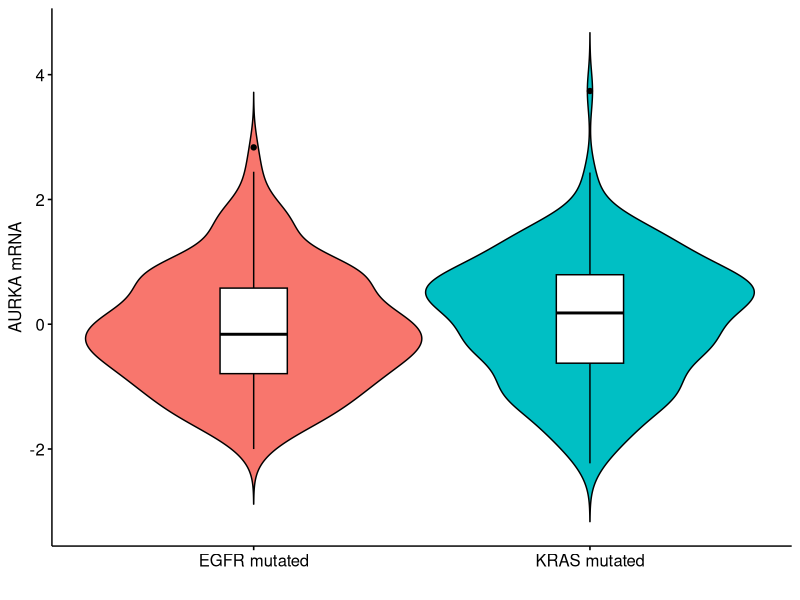
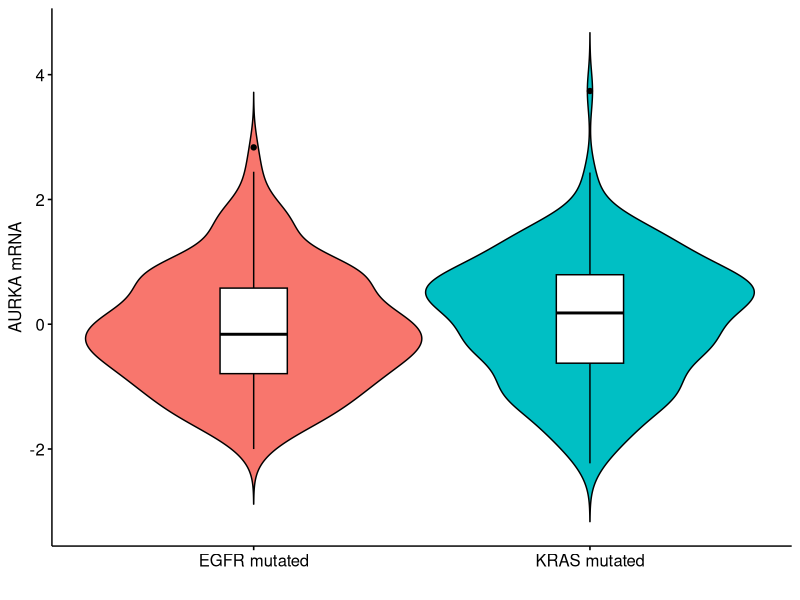

These figures' R source, in order: (Note: this script raises an error after producing the figures.)
# Attach requirement packages and setting WD -----------------------------------
packages_names <-
  c(
    "tidyverse",
    "data.table",
    "readxl",
    "reshape2",
    "rstudioapi",
    "caTools",
    "car",
    "quantmod",
    "MASS",
    "corrplot",
    "janitor",
    "nortest",
    "survminer",
    "survival",
    "broom",
    "forestplot"
  )

lapply(packages_names, require, character.only = TRUE)

setwd(dirname(getActiveDocumentContext()$path))

rename <- dplyr::rename
select <- dplyr::select
filter <- dplyr::filter
group_by <- dplyr::group_by
mutate <- dplyr::mutate


# Reading data
merged_data <-
  fread("Merged annotated data AURKA, KRAS, TP53, EGFR.csv") %>%
  as_tibble()

# Figure XA --------------------------------------------------------------------
processed_rna_data <- merged_data %>%
  filter(EGFR != KRAS) %>%
  select(AURKA_rna_exp, EGFR, KRAS) %>%
  pivot_longer(
    cols = c("EGFR", "KRAS"),
    names_to = "gene",
    values_to = "impact"
  ) %>%
  filter(impact != "WT") %>%
  select(-impact) %>%
  mutate(gene = as.factor(gene))

processed_rna_data %>%
  ggviolin(
    y = "AURKA_rna_exp",
    x = "gene",
    fill = "gene",
    add = "boxplot",
    add.params = list(fill = "white")
  ) +
  theme(legend.position = "none") +
  ylab("AURKA mRNA") +
  xlab("") +
  scale_x_discrete(labels = c("EGFR" = "EGFR mutated", "KRAS" = "KRAS mutated"))
# stat_compare_means(method = "wilcox.test",
#                    label.y = 4.5,
#                    label.x = 1.3)

ggsave(
  "Paper Figures/Fig XA.png",
  dpi = 400,
  height = 5,
  width = 5,
  units = "in"
)

# Statistics
EGFR_only_AURKA_rna_exp <-
  filter(processed_rna_data, gene == "EGFR")$AURKA_rna_exp
KRAS_only_AURKA_rna_exp <-
  filter(processed_rna_data, gene == "KRAS")$AURKA_rna_exp

# Check for normality
ad.test(EGFR_only_AURKA_rna_exp)
ad.test(KRAS_only_AURKA_rna_exp)

# Compute variance for t.test
var(EGFR_only_AURKA_rna_exp)
# 0.9
var(KRAS_only_AURKA_rna_exp)
# 1

ks.test(EGFR_only_AURKA_rna_exp, KRAS_only_AURKA_rna_exp)
t.test(EGFR_only_AURKA_rna_exp, KRAS_only_AURKA_rna_exp)


# Figure XB --------------------------------------------------------------------
processed_cna_data <- merged_data %>%
  filter(EGFR != KRAS, !is.na(AURKA_CNA_log2)) %>%
  select(AURKA_CNA_log2, EGFR, KRAS) %>%
  pivot_longer(
    cols = c("EGFR", "KRAS"),
    names_to = "gene",
    values_to = "impact"
  ) %>%
  filter(impact != "WT") %>%
  select(-impact) %>%
  mutate(gene = as.factor(gene))

processed_cna_data %>%
  ggviolin(
    y = "AURKA_CNA_log2",
    x = "gene",
    fill = "gene",
    add = "boxplot",
    add.params = list(fill = "white")
  ) +
  theme(legend.position = "none") +
  stat_compare_means(method = "wilcox.test",
                     label.y = 4.5,
                     label.x = 1.3)

ggsave(
  "Paper Figures/Fig XB.png",
  dpi = 400,
  height = 5,
  width = 5,
  units = "in"
)

# Statistics
EGFR_only_AURKA_CNA_log2 <-
  filter(processed_cna_data, gene == "EGFR")$AURKA_CNA_log2
KRAS_only_AURKA_CNA_log2 <-
  filter(processed_cna_data, gene == "KRAS")$AURKA_CNA_log2

# Check for normality
ad.test(EGFR_only_AURKA_CNA_log2)
ad.test(KRAS_only_AURKA_CNA_log2)

# Compute variance for t.test
var(EGFR_only_AURKA_CNA_log2)
# 0.276
var(KRAS_only_AURKA_CNA_log2)
# 0.164

ks.test(EGFR_only_AURKA_CNA_log2, KRAS_only_AURKA_CNA_log2)
t.test(EGFR_only_AURKA_CNA_log2, KRAS_only_AURKA_CNA_log2)


# Figure XC --------------------------------------------------------------------
processed_rna_data_tp53 <- merged_data %>%
  filter(EGFR != KRAS) %>%
  select(EGFR, TP53, KRAS, AURKA_rna_exp) %>%
  mutate(
    EGFR_only = ifelse(EGFR == "ALT" & KRAS == "WT", "ALT", "WT"),
    KRAS_only = ifelse(KRAS == "ALT" & EGFR == "WT", "ALT", "WT"),
    across(
      !AURKA_rna_exp,
      .fns = function(x) {
        as.factor(x)
      }
    )
  ) %>%
  pivot_longer(cols = contains("only"),
               names_to = "subgroup",
               values_to = "alteration") %>%
  filter(!alteration == "WT")

# processed_rna_data_tp53 %>%
#   ggplot(aes(
#     y = AURKA_rna_exp,
#     fill = subgroup,
#     x = subgroup,
#     col = TP53
#   )) +
#   geom_violin(show.legend = F) +
#   geom_boxplot(width = .2, position = position_dodge(.9)) +
#   scale_color_manual(values = c("ALT" = "gray80", "WT" = "black")) +
#   theme_classic()

my_comparisons <- list(c("EGFR_only", "KRAS_only"))

processed_rna_data_tp53 %>%
  ggviolin(
    y = "AURKA_rna_exp",
    x = "subgroup",
    col = "TP53",
    fill = "subgroup",
    add = "boxplot",
    add.params = list(fill = "white")
  ) +
  theme(legend.position = "top") +
  # stat_compare_means(
  #   method = "wilcox.test",
  #   label.y = 4.5,
  #   label.x = 1.3,
  #   paired = T
  # ) +
  scale_color_manual(values = c("ALT" = "gray80", "WT" = "black")) +
  ylab("AURKA mRNA") +
  xlab("") +
  scale_x_discrete(labels = c("EGFR_only" = "EGFR mutated", "KRAS_only" = "KRAS mutated"))

ggsave(
  "Paper Figures/Fig XC.png",
  dpi = 400,
  height = 5,
  width = 5,
  units = "in"
)

# Statistics
EGFR_only_TP53_mut_AURKA_rna_exp <-
  filter(processed_rna_data_tp53, EGFR == "ALT", TP53 == "ALT")$AURKA_rna_exp
EGFR_only_TP53_wt_AURKA_rna_exp <-
  filter(processed_rna_data_tp53, EGFR == "ALT", TP53 == "WT")$AURKA_rna_exp

KRAS_only_TP53_mut_AURKA_rna_exp <-
  filter(processed_rna_data_tp53, KRAS == "ALT", TP53 == "ALT")$AURKA_rna_exp
KRAS_only_TP53_wt_AURKA_rna_exp <-
  filter(processed_rna_data_tp53, KRAS == "ALT", TP53 == "WT")$AURKA_rna_exp


# Check for normality
ad.test(EGFR_only_TP53_mut_AURKA_rna_exp)
ad.test(EGFR_only_TP53_wt_AURKA_rna_exp)
ad.test(KRAS_only_TP53_mut_AURKA_rna_exp)
ad.test(KRAS_only_TP53_wt_AURKA_rna_exp)

# Compute variance for t.test
var(EGFR_only_TP53_mut_AURKA_rna_exp)
# 0.88
var(EGFR_only_TP53_wt_AURKA_rna_exp)
# 0.71
var(KRAS_only_TP53_mut_AURKA_rna_exp)
# 0.73
var(KRAS_only_TP53_wt_AURKA_rna_exp)
# 1.03

ks.test(EGFR_only_TP53_mut_AURKA_rna_exp,
        EGFR_only_TP53_wt_AURKA_rna_exp)
ks.test(EGFR_only_TP53_wt_AURKA_rna_exp,
        KRAS_only_TP53_wt_AURKA_rna_exp)
ks.test(KRAS_only_TP53_mut_AURKA_rna_exp,
        KRAS_only_TP53_wt_AURKA_rna_exp)
ks.test(EGFR_only_TP53_mut_AURKA_rna_exp,
        KRAS_only_TP53_mut_AURKA_rna_exp)

t.test(EGFR_only_TP53_mut_AURKA_rna_exp,
       EGFR_only_TP53_wt_AURKA_rna_exp)
t.test(EGFR_only_TP53_wt_AURKA_rna_exp,
       KRAS_only_TP53_wt_AURKA_rna_exp)
t.test(KRAS_only_TP53_mut_AURKA_rna_exp,
       KRAS_only_TP53_wt_AURKA_rna_exp)
t.test(EGFR_only_TP53_mut_AURKA_rna_exp,
       KRAS_only_TP53_mut_AURKA_rna_exp)


# Figure XD -----------------------------------------------------------------------
processed_rna_os_data <- merged_data %>%
  filter(EGFR != KRAS) %>%
  select(AURKA_rna_exp, EGFR, KRAS, TP53, os_months, os_status) %>%
  pivot_longer(
    cols = c("EGFR", "KRAS"),
    names_to = "gene",
    values_to = "impact"
  ) %>%
  filter(impact != "WT", !is.na(os_months)) %>%
  select(-impact) %>%
  mutate(os_status = as.numeric(str_remove(os_status, ":.+")))

survfit(
  Surv(time = os_months, os_status) ~ AURKA_rna_exp,
  data = filter(processed_rna_os_data, gene == "EGFR")
)


get_cox_statistics <- function(input_data) {
  coxph(Surv(time = os_months, os_status) ~ AURKA_rna_exp, data = input_data) %>%
    tidy(conf.int = T) %>%
    return()
}

filter(processed_rna_os_data, gene == "EGFR", TP53 == "ALT") %>%
  get_cox_statistics()
filter(processed_rna_os_data, gene == "EGFR", TP53 == "WT") %>%
  get_cox_statistics()
filter(processed_rna_os_data, gene == "KRAS", TP53 == "ALT") %>%
  get_cox_statistics()
filter(processed_rna_os_data, gene == "KRAS", TP53 == "WT") %>%
  get_cox_statistics()


# surv_data_EGFR <-
#   survival::Surv(time = filter(processed_rna_os_data, gene == "EGFR")$os_months, filter(processed_rna_os_data, gene == "EGFR")$os_status) ~ filter(processed_rna_os_data, gene == "EGFR")$AURKA_rna_exp)
#
# surv_data_KRAS <-
#   survival::Surv(time = os_months, os_status) ~ AURKA_rna_exp, data = filter(processed_rna_os_data, gene == "KRAS"))

egfr_data_fit <-
  surv_fit(Surv(time = os_months, os_status) ~ TP53, data = egfr_data)
kras_data_fit <-
  surv_fit(Surv(time = os_months, os_status) ~ TP53, data = kras_data)

ggsurvplot(
  egfr_data_fit,
  # survfit object with calculated statistics.
  data = egfr_data,
  risk.table = T,
  # data used to fit survival curves.
  pval = T,
  # show p-value of log-rank test.
  conf.int = TRUE,
  # show confidence intervals for
  # point estimates of survival curves.
  xlim = c(0, 150),
  # present narrower X axis, but not affect
  # survival estimates.
  xlab = "Time in months",
  # customize X axis label.
  break.time.by = 50,
  # break X axis in time intervals by 500.
  ggtheme = theme_light() # customize plot and risk table with a theme.
  # in legend of risk table
)

ggsurvplot(
  kras_data_fit,
  # survfit object with calculated statistics.
  data = egfr_data,
  risk.table = T,
  # data used to fit survival curves.
  pval = T,
  # show p-value of log-rank test.
  conf.int = TRUE,
  # show confidence intervals for
  # point estimates of survival curves.
  xlim = c(0, 150),
  # present narrower X axis, but not affect
  # survival estimates.
  xlab = "Time in months",
  # customize X axis label.
  break.time.by = 50,
  # break X axis in time intervals by 500.
  ggtheme = theme_light() # customize plot and risk table with a theme.
  # in legend of risk table
)


# Figure XA EGFR version -------------------------------------------------------
processed_rna_data <- merged_data %>%
  filter(EGFR != KRAS) %>%
  select(EGFR_rna_exp, EGFR, KRAS) %>%
  pivot_longer(
    cols = c("EGFR", "KRAS"),
    names_to = "gene",
    values_to = "impact"
  ) %>%
  filter(impact != "WT") %>%
  select(-impact) %>%
  mutate(gene = as.factor(gene))

processed_rna_data %>%
  ggviolin(
    y = "EGFR_rna_exp",
    x = "gene",
    fill = "gene",
    add = "boxplot",
    add.params = list(fill = "white")
  ) +
  theme(legend.position = "none") +
  ylab("EGFR mRNA") +
  xlab("") +
  scale_x_discrete(labels = c("EGFR" = "EGFR mutated", "KRAS" = "KRAS mutated"))
# stat_compare_means(method = "wilcox.test",
#                    label.y = 4.5,
#                    label.x = 1.3)

ggsave(
  "Paper Figures/Fig XA EGFR.png",
  dpi = 400,
  height = 5,
  width = 5,
  units = "in"
)

# Statistics
EGFR_only_EGFR_rna_exp <-
  filter(processed_rna_data, gene == "EGFR")$EGFR_rna_exp
KRAS_only_EGFR_rna_exp <-
  filter(processed_rna_data, gene == "KRAS")$EGFR_rna_exp

# Check for normality
ad.test(EGFR_only_EGFR_rna_exp)
ad.test(KRAS_only_EGFR_rna_exp)

# Compute variance for t.test
var(EGFR_only_EGFR_rna_exp)
# 0.9
var(KRAS_only_EGFR_rna_exp)
# 1

ks.test(EGFR_only_EGFR_rna_exp, KRAS_only_EGFR_rna_exp)
t.test(EGFR_only_EGFR_rna_exp, KRAS_only_EGFR_rna_exp)

# Figure XA EGFR protein level -------------------------------------------------
processed_protein_data <- merged_data %>%
  filter(EGFR != KRAS) %>%
  select(EGFR_protein_exp, EGFR, KRAS) %>%
  pivot_longer(
    cols = c("EGFR", "KRAS"),
    names_to = "gene",
    values_to = "impact"
  ) %>%
  filter(impact != "WT") %>%
  select(-impact) %>%
  mutate(gene = as.factor(gene))

processed_protein_data %>%
  ggviolin(
    y = "EGFR_protein_exp",
    x = "gene",
    fill = "gene",
    add = "boxplot",
    add.params = list(fill = "white")
  ) +
  theme(legend.position = "none") +
  ylab("EGFR protein") +
  xlab("") +
  scale_x_discrete(labels = c("EGFR" = "EGFR mutated", "KRAS" = "KRAS mutated"))
# stat_compare_means(method = "wilcox.test",
#                    label.y = 4.5,
#                    label.x = 1.3)

ggsave(
  "Paper Figures/Fig XA EGFR protein level.png",
  dpi = 400,
  height = 5,
  width = 5,
  units = "in"
)

# Statistics
EGFR_only_EGFR_protein_exp <-
  filter(processed_protein_data, gene == "EGFR")$EGFR_protein_exp
KRAS_only_EGFR_protein_exp <-
  filter(processed_protein_data, gene == "KRAS")$EGFR_protein_exp

# Check for normality
ad.test(EGFR_only_EGFR_protein_exp)
ad.test(KRAS_only_EGFR_protein_exp)

# Compute variance for t.test
var(EGFR_only_EGFR_protein_exp, na.rm = T)
# 0.9
var(KRAS_only_EGFR_protein_exp, na.rm = T)
# 1

ks.test(EGFR_only_EGFR_protein_exp, KRAS_only_EGFR_protein_exp)
t.test(EGFR_only_EGFR_protein_exp, KRAS_only_EGFR_protein_exp)

processed_cna_data <- merged_data %>%
  filter(EGFR != KRAS, !is.na(AURKA_CNA_log2)) %>%
  select(AURKA_CNA_log2, EGFR, KRAS) %>%
  pivot_longer(
    cols = c("EGFR", "KRAS"),
    names_to = "gene",
    values_to = "impact"
  ) %>%
  filter(impact != "WT") %>%
  select(-impact) %>%
  mutate(gene = as.factor(gene))

processed_cna_data %>%
  ggviolin(
    y = "AURKA_CNA_log2",
    x = "gene",
    fill = "gene",
    add = "boxplot",
    add.params = list(fill = "white")
  ) +
  theme(legend.position = "none") +
  stat_compare_means(method = "wilcox.test",
                     label.y = 4.5,
                     label.x = 1.3)

ggsave(
  "Paper Figures/Fig XB.png",
  dpi = 400,
  height = 5,
  width = 5,
  units = "in"
)

# Statistics
EGFR_only_AURKA_CNA_log2 <-
  filter(processed_cna_data, gene == "EGFR")$AURKA_CNA_log2
KRAS_only_AURKA_CNA_log2 <-
  filter(processed_cna_data, gene == "KRAS")$AURKA_CNA_log2

# Check for normality
ad.test(EGFR_only_AURKA_CNA_log2)
ad.test(KRAS_only_AURKA_CNA_log2)

# Compute variance for t.test
var(EGFR_only_AURKA_CNA_log2)
# 0.276
var(KRAS_only_AURKA_CNA_log2)
# 0.164

ks.test(EGFR_only_AURKA_CNA_log2, KRAS_only_AURKA_CNA_log2)
t.test(EGFR_only_AURKA_CNA_log2, KRAS_only_AURKA_CNA_log2)
# Figure XB alternative --------------------------------------------------------
processed_cna_data_discrete <- merged_data %>%
  filter(EGFR != KRAS, !is.na(AURKA_cna)) %>%
  select(AURKA_cna, EGFR, KRAS) %>%
  pivot_longer(
    cols = c("EGFR", "KRAS"),
    names_to = "gene",
    values_to = "impact"
  ) %>%
  filter(impact != "WT") %>%
  select(-impact) %>%
  mutate(gene = as.factor(gene),
         AURKA_cna = as.factor(AURKA_cna)) %>%
  group_by(AURKA_cna, gene) %>%
  summarise(count = n()) %>%
  mutate(
    AURKA = fct_recode(
      AURKA_cna,
      "Shallow Deletion" = "-1",
      "Diploid" = "0",
      "Gain" = "1",
      "Amplification" = "2"
    )
  ) %>%
  ungroup() %>%
  group_by(gene) %>%
  reframe(proportion = count / sum(count),
          AURKA = AURKA,
          count = count)

processed_cna_data_discrete %>%
  mutate(AURKA = fct_relevel(AURKA, "Amplification", "Gain", "Diploid", "Shallow Deletion")) %>%
  ggplot(aes(
    x = gene,
    y = proportion,
    fill = AURKA,
    label = count
  )) +
  geom_col(position = "fill",
           width = .5,
           colour = "black") +
  theme_minimal() +
  xlab("Genomic Variation") +
  ylab("Relative Frequency") +
  geom_text(position = position_stack(vjust = 0.5), size = 4) +
  coord_flip() +
  scale_fill_brewer(palette = "Pastel1") +
  theme(
    legend.position = "top",
    legend.title = element_blank(),
    axis.text = element_text(size = 15, colour = "black"),
    axis.title = element_text(size = 15, colour = "black"),
    legend.text = element_text(size = 15, colour = "black")
  ) +
  guides(fill = guide_legend(reverse = TRUE))

ggsave(
  "Paper Figures/Fig XB alternative.png",
  dpi = 400,
  height = 5,
  width = 10,
  units = "in"
)

# Statistics
EGFR_only_AURKA_CNA <-
  filter(processed_cna_data_discrete, gene == "EGFR")$count
KRAS_only_AURKA_CNA <-
  filter(processed_cna_data_discrete, gene == "KRAS")$count

fisher.test(matrix(
  c(EGFR_only_AURKA_CNA, KRAS_only_AURKA_CNA),
  byrow = T,
  nrow = 2
))

# Run a proportions test for each pair of proportions
for (i in 1:4) {
  test_result <-
    prop.test(c(EGFR_only_AURKA_CNA[i], KRAS_only_AURKA_CNA[i]),
              c(sum(EGFR_only_AURKA_CNA), sum(KRAS_only_AURKA_CNA)))
  print(test_result)
}

# Figure XB alternative TP53 ---------------------------------------------------
processed_cna_data_discrete_tp53 <- merged_data %>%
  filter(EGFR != KRAS, !is.na(AURKA_cna)) %>%
  select(AURKA_cna, EGFR, KRAS, TP53) %>%
  pivot_longer(
    cols = c("EGFR", "KRAS"),
    names_to = "gene",
    values_to = "impact"
  ) %>%
  filter(impact != "WT") %>%
  select(-impact) %>%
  mutate(
    gene = paste("TP53", TP53, gene, "MUT", sep = "_"),
    gene = as.factor(gene),
    AURKA_cna = as.factor(AURKA_cna)
  ) %>%
  select(-TP53) %>%
  group_by(AURKA_cna, gene) %>%
  summarise(count = n()) %>%
  mutate(
    AURKA = fct_recode(
      AURKA_cna,
      "Shallow Deletion" = "-1",
      "Diploid" = "0",
      "Gain" = "1",
      "Amplification" = "2"
    )
  ) %>%
  ungroup() %>%
  group_by(gene) %>%
  reframe(proportion = count / sum(count),
          AURKA = AURKA,
          count = count)

processed_cna_data_discrete_tp53 %>%
  mutate(AURKA = fct_relevel(AURKA, "Amplification", "Gain", "Diploid", "Shallow Deletion")) %>%
  ggplot(aes(
    x = gene,
    y = proportion,
    fill = AURKA,
    label = count
  )) +
  geom_col(position = "fill",
           width = .5,
           colour = "black") +
  theme_minimal() +
  xlab("Genomic Variation") +
  ylab("Relative Frequency") +
  geom_text(position = position_stack(vjust = 0.5), size = 4) +
  coord_flip() +
  scale_fill_brewer(palette = "Pastel1") +
  theme(
    legend.position = "top",
    legend.title = element_blank(),
    axis.text = element_text(size = 15, colour = "black"),
    axis.title = element_text(size = 15, colour = "black"),
    legend.text = element_text(size = 15, colour = "black")
  ) +
  guides(fill = guide_legend(reverse = TRUE))

ggsave(
  "Paper Figures/Fig XB alternative with TP53.png",
  dpi = 400,
  height = 5,
  width = 13,
  units = "in"
)

# Statistics
EGFR_only_AURKA_CNA <-
  filter(processed_cna_data_discrete_tp53, gene == "EGFR")$count
KRAS_only_AURKA_CNA <-
  filter(processed_cna_data_discrete_tp53, gene == "KRAS")$count

fisher.test(matrix(
  c(EGFR_only_AURKA_CNA, KRAS_only_AURKA_CNA),
  byrow = T,
  nrow = 2
))

# Run a proportions test for each pair of proportions
# test_df <- processed_cna_data_discrete_tp53 %>%
#   select(-proportion) %>%
#   pivot_wider(names_from = gene, values_from = count)
#
# for (i in 1:4) {
#   for (j in 1:3) {
#     test_result <- prop.test(c(as.numeric(test_df[i, j + 1]), as.numeric(test_df[i, j + 2])),
#                              c(sum(test_df[, j + 1]), sum(test_df[, j + 2])))
#     if (test_result$p.value < 0.05) {
#       print(test_df[i, j])
#       print(test_df[i, j + 1])
#       print(test_result)
#     }
#   }
# }



# NEW way
statistics <- processed_cna_data_discrete_tp53 %>%
  mutate(AURKA = str_replace(AURKA, "Amplification", "Gain")) %>%
  mutate(AURKA = as.factor(AURKA)) %>%
  group_by(gene, AURKA) %>%
  reframe(gene = gene, count = sum(count)) %>%
  distinct() %>%
  group_by(gene) %>%
  reframe(sum = sum(count),
          count = count,
          AURKA = AURKA) %>%
  group_by(AURKA) %>%
  filter(AURKA == "Gain")

i_ext <- c()
for (i in 1:3) {
  i_ext <- c(1:4)[which(c(1:4) > i)]
  for (k in i_ext) {
    print(c(i, k))
    print(prop.test(
      c(statistics$count[i], statistics$count[k]),
      c(statistics$sum[i], statistics$sum[k])
    )$p.value)
  }
}

# Figure XF --------------------------------------------------------------------
processed_rna_data_tp53 <- merged_data %>%
  filter(EGFR != KRAS) %>%
  select(EGFR, TP53, KRAS, EGFR_rna_exp) %>%
  mutate(
    EGFR_only = ifelse(EGFR == "ALT" & KRAS == "WT", "ALT", "WT"),
    KRAS_only = ifelse(KRAS == "ALT" & EGFR == "WT", "ALT", "WT"),
    across(
      !EGFR_rna_exp,
      .fns = function(x) {
        as.factor(x)
      }
    )
  ) %>%
  pivot_longer(cols = contains("only"),
               names_to = "subgroup",
               values_to = "alteration") %>%
  filter(!alteration == "WT")

# processed_rna_data_tp53 %>%
#   ggplot(aes(
#     y = EGFR_rna_exp,
#     fill = subgroup,
#     x = subgroup,
#     col = TP53
#   )) +
#   geom_violin(show.legend = F) +
#   geom_boxplot(width = .2, position = position_dodge(.9)) +
#   scale_color_manual(values = c("ALT" = "gray80", "WT" = "black")) +
#   theme_classic()

# my_comparisons <- list(c("EGFR_only", "KRAS_only"))

processed_rna_data_tp53 %>%
  ggviolin(
    y = "EGFR_rna_exp",
    fill = "subgroup",
    x = "subgroup",
    col = "TP53",
    add = "boxplot",
    add.params = list(fill = "white")
  ) +
  theme(legend.position = "top") +
  # stat_compare_means(method = "wilcox.test",
  #                    label.y = 4.5,
  #                    label.x = 1.3) +
  scale_color_manual(values = c("ALT" = "gray80", "WT" = "black")) +
  ylab("EGFR mRNA") +
  xlab("") +
  scale_x_discrete(labels = c("EGFR_only" = "EGFR mutated", "KRAS_only" = "KRAS mutated"))


ggsave(
  "Paper Figures/Fig XF.png",
  dpi = 400,
  height = 5,
  width = 5,
  units = "in"
)


# Statistics
EGFR_only_TP53_mut_EGFR_rna_exp <-
  filter(processed_rna_data_tp53, EGFR == "ALT", TP53 == "ALT")$EGFR_rna_exp
EGFR_only_TP53_wt_EGFR_rna_exp <-
  filter(processed_rna_data_tp53, EGFR == "ALT", TP53 == "WT")$EGFR_rna_exp

KRAS_only_TP53_mut_EGFR_rna_exp <-
  filter(processed_rna_data_tp53, KRAS == "ALT", TP53 == "ALT")$EGFR_rna_exp
KRAS_only_TP53_wt_EGFR_rna_exp <-
  filter(processed_rna_data_tp53, KRAS == "ALT", TP53 == "WT")$EGFR_rna_exp


# Check for normality
ad.test(EGFR_only_TP53_mut_EGFR_rna_exp)
ad.test(EGFR_only_TP53_wt_EGFR_rna_exp)
ad.test(KRAS_only_TP53_mut_EGFR_rna_exp)
ad.test(KRAS_only_TP53_wt_EGFR_rna_exp)

# Compute variance for t.test
var(EGFR_only_TP53_mut_EGFR_rna_exp)
# 0.88
var(EGFR_only_TP53_wt_EGFR_rna_exp)
# 0.71
var(KRAS_only_TP53_mut_EGFR_rna_exp)
# 0.73
var(KRAS_only_TP53_wt_EGFR_rna_exp)
# 1.03

ks.test(EGFR_only_TP53_mut_EGFR_rna_exp,
        EGFR_only_TP53_wt_EGFR_rna_exp)
ks.test(EGFR_only_TP53_wt_EGFR_rna_exp,
        KRAS_only_TP53_wt_EGFR_rna_exp)
ks.test(KRAS_only_TP53_mut_EGFR_rna_exp,
        KRAS_only_TP53_wt_EGFR_rna_exp)
ks.test(EGFR_only_TP53_mut_EGFR_rna_exp,
        KRAS_only_TP53_mut_EGFR_rna_exp)

t.test(EGFR_only_TP53_mut_EGFR_rna_exp,
       EGFR_only_TP53_wt_EGFR_rna_exp)
t.test(EGFR_only_TP53_wt_EGFR_rna_exp,
       KRAS_only_TP53_wt_EGFR_rna_exp)
t.test(KRAS_only_TP53_mut_EGFR_rna_exp,
       KRAS_only_TP53_wt_EGFR_rna_exp)
t.test(EGFR_only_TP53_mut_EGFR_rna_exp,
       KRAS_only_TP53_mut_EGFR_rna_exp)
